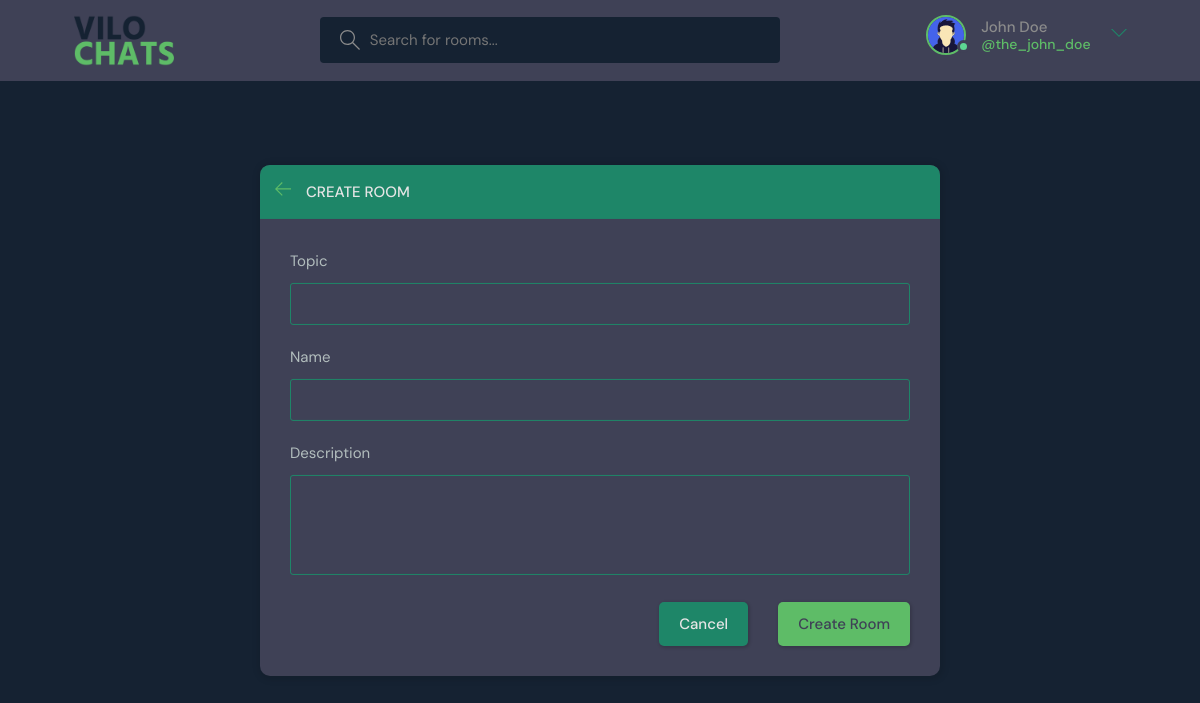
/create-room/ (signed in), run on the app's committed database.
### base/models.py (models this page shows)
class User(AbstractUser):
    name = models.CharField(max_length=200, null=True)
    email = models.EmailField(unique=True, max_length=200, null=True)
    bio = models.TextField(null=True, blank=True)
    avatar = models.ImageField(default="avatar.svg", null=True, blank=True)
    USERNAME_FIELD = 'email'
    REQUIRED_FIELDS = []

### base/views.py (the view, shortened to what this page needs)
# urls.py: path('create-room/', views.createRoom, name="create-room"),
@login_required(login_url='login')
def createRoom(request):
    form = RoomForm()
    topics = Topic.objects.all()
    context = {'form':form, 'topics': topics}
    return render(request, 'base/room_create_update.html', context)

### base/forms.py
class RoomForm(ModelForm):
    class Meta:
        model = Room
        fields = '__all__'
        exclude = ['host', 'participants']

### base/templates/base/room_create_update.html (shortened to what this page needs)
{% extends 'main.html' %} {% block content %}
<main class="create-room layout">
  <div class="container">
    <div class="layout__box">
      <div class="layout__boxHeader">
        <div class="layout__boxTitle">
          <a href="{{request.META.HTTP_REFERER}}">
            <svg
              version="1.1"
              xmlns="http://www.w3.org/2000/svg"
              width="32"
              height="32"
              viewBox="0 0 32 32"
            >
              <title>arrow-left</title>
              <path
                d="M13.723 2.286l-13.723 13.714 13.719 13.714 1.616-1.611-10.96-10.96h27.625v-2.286h-27.625l10.965-10.965-1.616-1.607z"
              ></path>
            </svg>
          </a>
          {% if update == True %}
          <h3>Update Room</h3>
          {% else %}
          <h3>Create Room</h3>
          {% endif %}
        </div>
      </div>
      <div class="layout__body">
        <form class="form" action="" method="POST">
          <div class="form__group">
            <label for="room_topic">Topic</label>
            <input
              required
              type="text"
              name="topic"
              id="room_topic"
              list="topic-list"
              value="{{room.topic.name}}"
            />
          </div>
          <div class="form__group">
            <label for="room_name">{{form.name.label}}</label>
            {{form.name}}
          </div>
          <div class="form__group">
            <label for="room_name">{{form.description.label}}</label>
            {{form.description}}
          </div>
          <div class="form__action">
            <a class="btn btn--dark" href="{{request.META.HTTP_REFERER}}">
              Cancel
            </a>
            {% if update == True %}
            <button class="btn btn--main" type="submit">Update Room</button>
            {% else %}
            <button class="btn btn--main" type="submit">Create Room</button>
            {% endif %}
          </div>
        </form>
      </div>
    </div>
  </div>
</main>
{% endblock content %}

### templates/navbar.html (shortened to what this page needs)
{% load static %}
<header class="header header--loggedIn">
  <div class="container">
    <a href="{% url 'home' %}" class="header__logo">
      <img src="{% static 'assets/logo.png' %}" />
    </a>
    <form class="header__search" method="GET" action="{% url 'home' %}">
      <label>
        <input name="q" placeholder="Search for rooms..." />
      </label>
    </form>
    <nav class="header__menu">
      {% if request.user.is_authenticated %}
      <div class="header__user">
        <a href="{% url 'user-profile' request.user.id %}">
          <div class="avatar avatar--medium active">
            <img src="{{request.user.avatar.url}}" />
          </div>
          <p>{{request.user.name}} <span>@{{request.user.username}}</span></p>
        </a>
        <button class="dropdown-button">
          <svg
            version="1.1"
            xmlns="http://www.w3.org/2000/svg"
            width="32"
            height="32"
            viewBox="0 0 32 32"
          >
            <path d="M16 21l-13-13h-3l16 16 16-16h-3l-13 13z"></path>
          </svg>
        </button>
      </div>
      {% else %}
      <a href="{% url 'login' %}">
        <img src="{% static './assets/avatar.svg' %}" />
        <p>Login</p>
      </a>
      {% endif %}
    </nav>
  </div>
</header>

### data on the page
User: user.avatar (placeholder picture), user.name "John Doe", user.username "the_john_doe"
